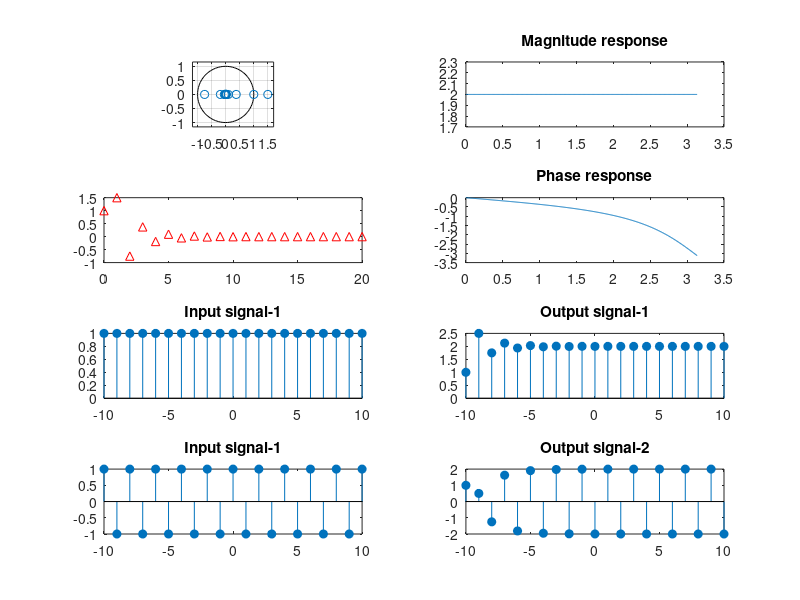

Reproduce this figure in MATLAB.
clc
clear all
close all
num=[1 2];
den=[1 0.5];
[H,w]=freqz(num,den);
h=impz(num,den);
n=-10:10;
x1=ones(1,length(n));
x2=(-1).^n;
y1=conv(x1,h);
y2=conv(x2,h);
subplot(4,2,1),zplane(h),
subplot(4,2,2),plot(w,abs(H)),title('Magnitude response')
subplot(4,2,3),impz(h),
subplot(4,2,4),plot(w,angle(H)),title('Phase response')
subplot(4,2,5),stem(n,x1,'filled'),title('Input signal-1')
subplot(4,2,6),stem(n,y1(1:length(n)),'filled'),title('Output signal-1')
subplot(4,2,7),stem(n,x2,'filled'),title('Input signal-1')
subplot(4,2,8),stem(n,y2(1:length(n)),'filled'),title('Output signal-2')
